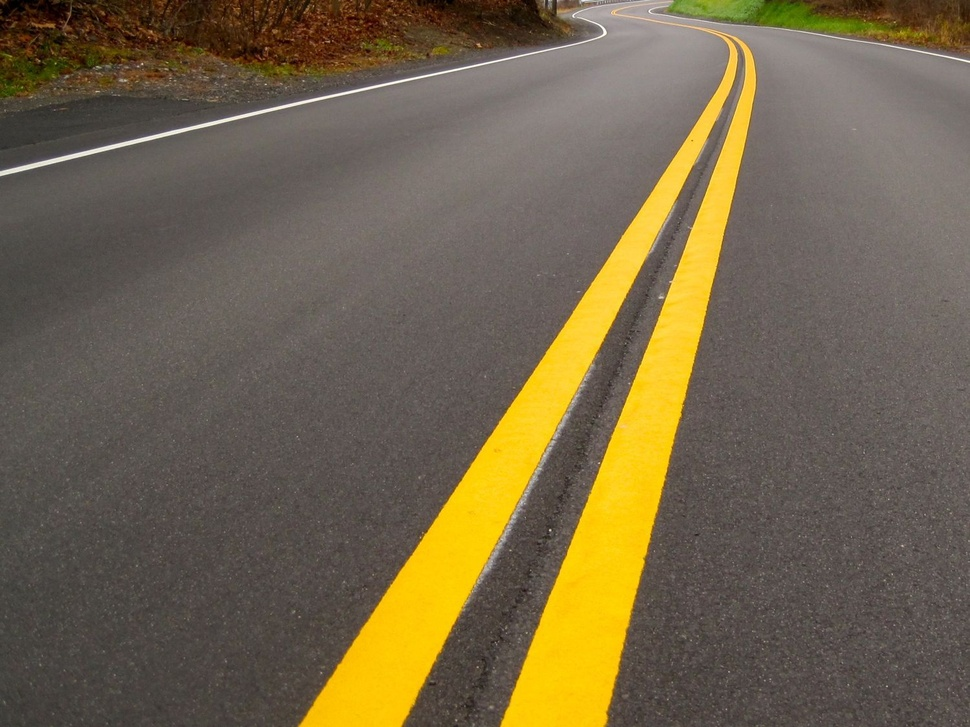
#> input picture image.jpg, 970 x 727 px, shrunk from 1500 x 1125 before the run
$ python v3.py
#> lines starting #> are read from the running program, lines starting #| are printed output that depends on the picture; after the words box and inside, x2 and y2 are one past the last pixel; in counts of white or black regions, pixels touching at a corner belong together
import cv2
import numpy as np
import matplotlib.pyplot as plt

# Step 1: Load the Image
def load_image(image_path):
#> called with image_path = 'image.jpg'
    image = cv2.imread(image_path)
#> image is the input picture: shape (727, 970, 3); mean B, G, R 75.6, 101.7, 114.9
    return image

# Step 2: Convert to HSV Color Space
def convert_to_hsv(image):
    hsv_image = cv2.cvtColor(image, cv2.COLOR_BGR2HSV)
#> hsv_image: shape (727, 970, 3); mean H, S, V 14.2, 66.2, 115
    return hsv_image

# Step 3: Create a Mask for Yellow Color
def create_yellow_mask(hsv_image):
    lower_yellow = np.array([20, 100, 100])  # Adjust based on lighting
    upper_yellow = np.array([30, 255, 255]) # Adjust based on lighting
    mask = cv2.inRange(hsv_image, lower_yellow, upper_yellow)
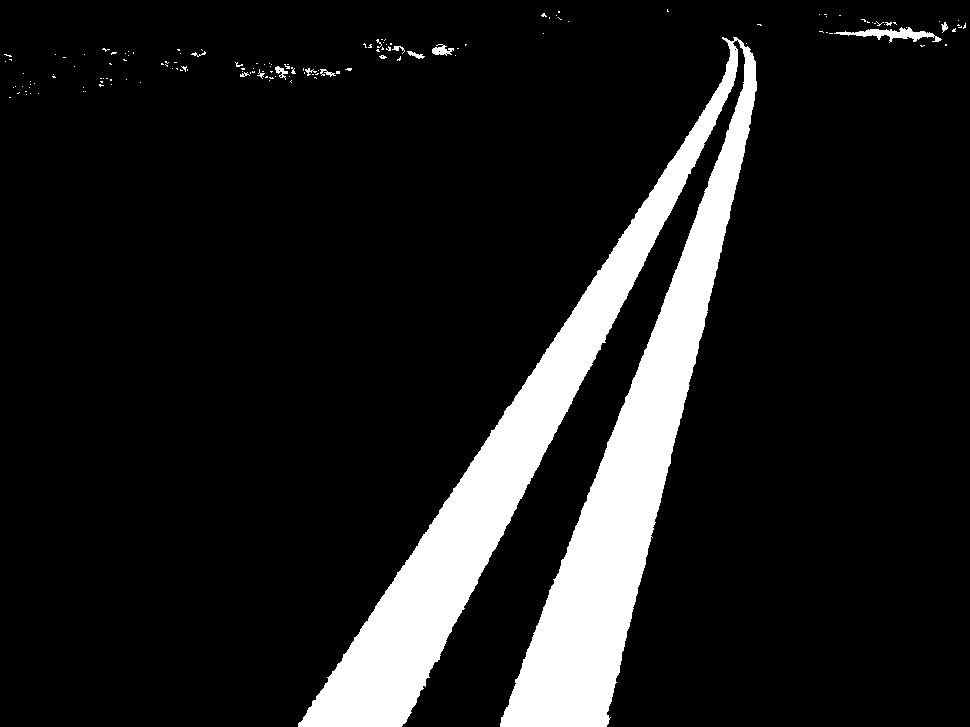
#> mask: shape (727, 970); 11.4% white; 147 white regions (133 under 20 px), largest, box (x1, y1, x2, y2) and area: (298, 37, 757, 727) 78793, (834, 27, 942, 43) 647, (432, 44, 454, 56) 147
    return mask

# Step 4: Apply Morphological Operations
def clean_mask(mask):
    kernel = np.ones((5, 5), np.uint8)
    cleaned_mask = cv2.morphologyEx(mask, cv2.MORPH_CLOSE, kernel)
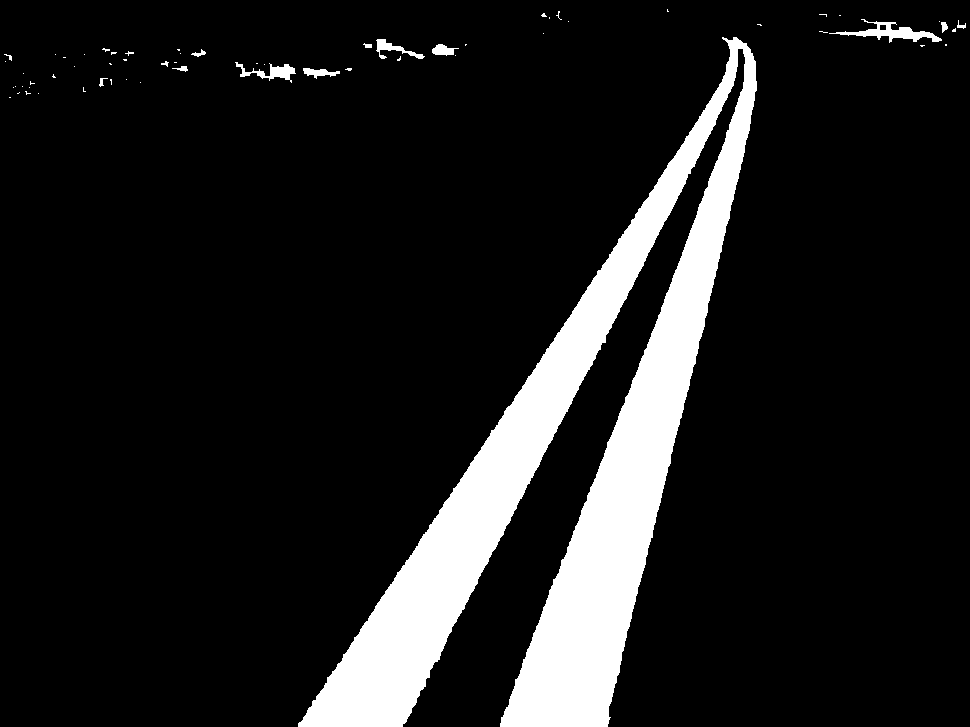
#> cleaned_mask: shape (727, 970); 11.5% white; 62 white regions (48 under 20 px), largest, box (x1, y1, x2, y2) and area: (298, 37, 757, 727) 78916, (829, 19, 942, 43) 830, (235, 62, 296, 83) 453
    cleaned_mask = cv2.morphologyEx(cleaned_mask, cv2.MORPH_OPEN, kernel)
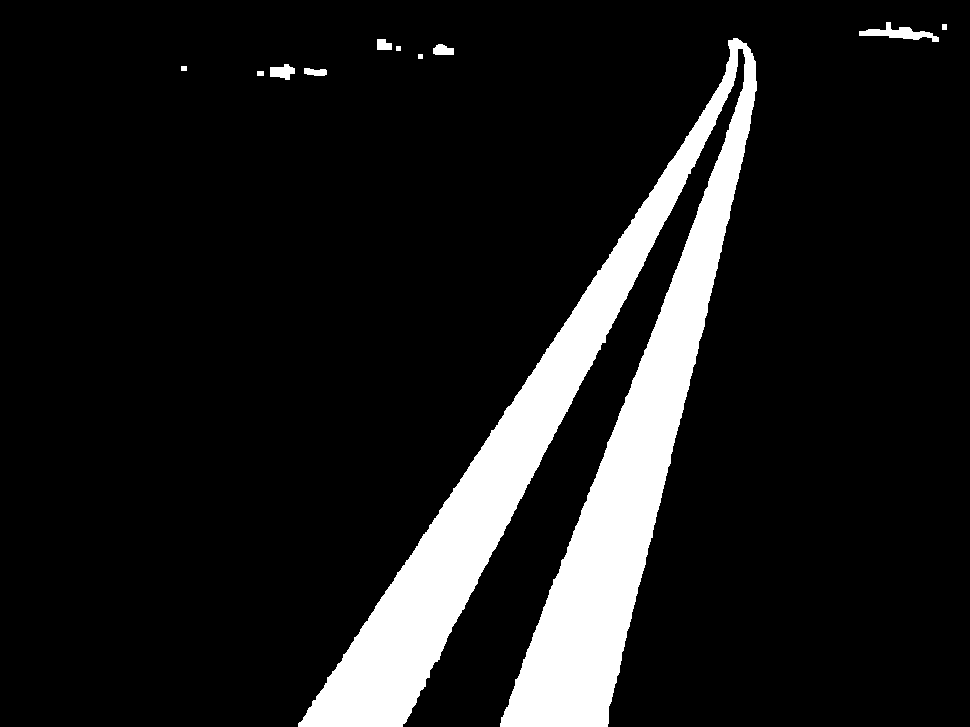
#> cleaned_mask: shape (727, 970); 11.4% white; 11 white regions, largest, box (x1, y1, x2, y2) and area: (298, 38, 757, 727) 78890, (859, 22, 939, 42) 631, (270, 64, 295, 80) 269
    return cleaned_mask

# Step 5: Edge Detection
def detect_edges(mask):
    edges = cv2.Canny(mask, 50, 150)
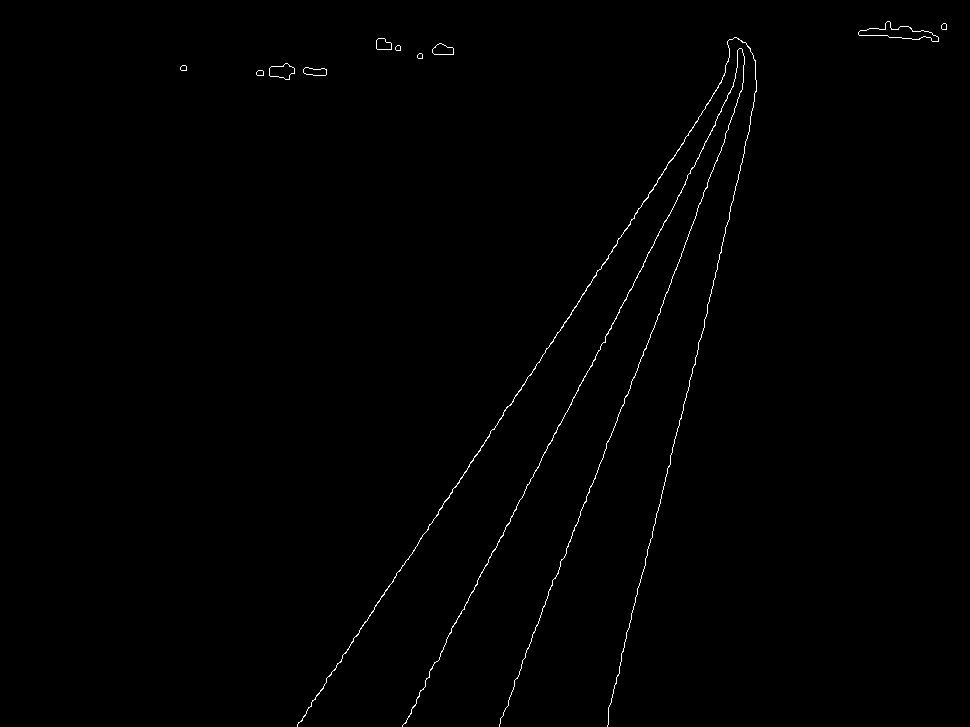
#> edges: shape (727, 970); 0.51% white in thin lines or dots, all inside (x1, y1, x2, y2) = (180, 21, 947, 727)
    return edges

# Step 6: Line Detection Using Hough Transform
def detect_lines(edges, image):
    lines = cv2.HoughLinesP(edges, 1, np.pi / 180, threshold=100, minLineLength=50, maxLineGap=10)
#> lines = 15 rows, first 6: [645, 560, 717, 268], [499, 726, 525, 657], [499, 724, 625, 396], [684, 139, 721, 81], [418, 542, 540, 360], [541, 458, 643, 266]
    if lines is not None:
        for line in lines:
            x1, y1, x2, y2 = line[0]
            cv2.line(image, (x1, y1), (x2, y2), (0, 255, 0), 2)
#> this loop made 15 passes
#> (x1, y1, x2, y2) on passes 1 to 12: (645, 560, 717, 268), (499, 726, 525, 657), (499, 724, 625, 396), (684, 139, 721, 81), (418, 542, 540, 360), (541, 458, 643, 266), (623, 405, 707, 185), (608, 712, 670, 461), (446, 639, 578, 390), (469, 464, 616, 245), (626, 297, 715, 123), (301, 721, 405, 561)
    return image

# Step 7: Display or Save the Result
def display_result(image, mask, edges):
    plt.figure(figsize=(10, 10))
    plt.subplot(1, 3, 1)
    plt.title("Original Image")
    plt.imshow(cv2.cvtColor(image, cv2.COLOR_BGR2RGB))

    plt.subplot(1, 3, 2)
    plt.title("Yellow Mask")
    plt.imshow(mask, cmap='gray')

    plt.subplot(1, 3, 3)
    plt.title("Edges")
    plt.imshow(edges, cmap='gray')

    plt.show()
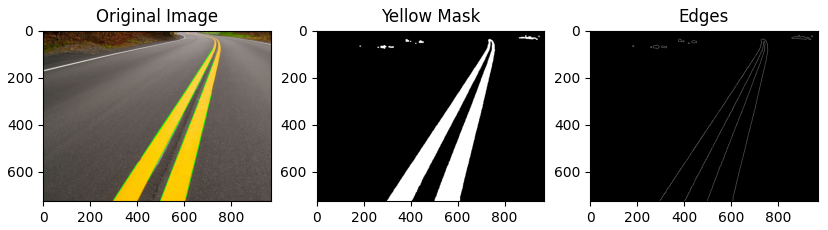
#> figure drawn by matplotlib, 3 panels

# Main Function to Run All Steps
def main(image_path):
    # Load and process the image
    image = load_image(image_path)
    hsv_image = convert_to_hsv(image)
    yellow_mask = create_yellow_mask(hsv_image)
    cleaned_mask = clean_mask(yellow_mask)
    edges = detect_edges(cleaned_mask)
    result_image = detect_lines(edges, image.copy())

    # Display the results
    display_result(result_image, cleaned_mask, edges)

# Provide the path to your input image
if __name__ == "__main__":
    image_path = "image.jpg"  # Change to the path of your image
    main(image_path)
